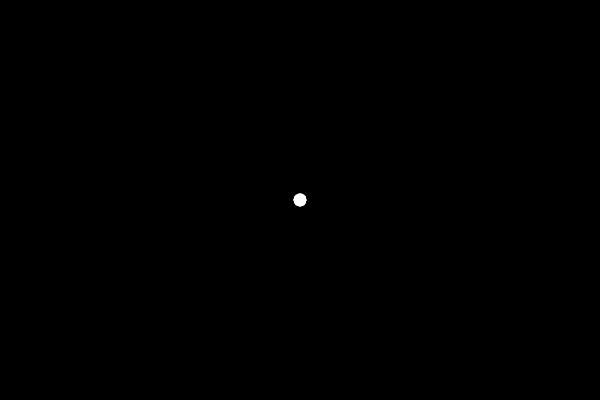
Frame 1 (no input)
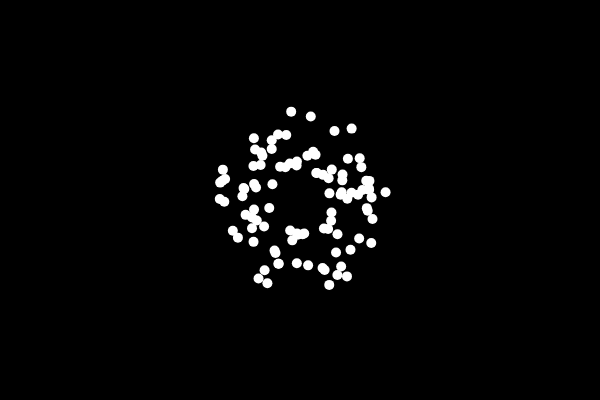
Frame 60 (no input)
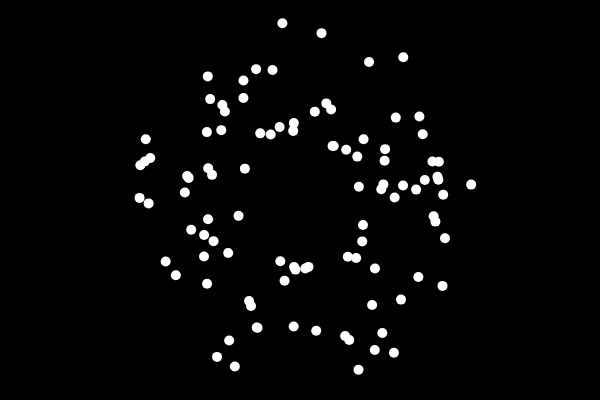
Frame 120 (the mouse pressed at the canvas centre since frame 60)

The p5.js sketch that drew these frames (run headless with seeded random() and noise() and a simulated clock; from frame 60 on, the mouse is pressed at the canvas centre):

// p5.js sketch
// ── sketch.js
const flockSize = 100;

let flock = [];

function setup() {
    createCanvas(600, 400);
    for (let i = 0; i < flockSize; i++){
        flock.push(new Bird());
    }
}

function draw() {
    background(0);

    for (let bird of flock) {
        bird.update();
        bird.show();
    }

}
// ── Bird.js
class Bird {
    constructor() {
        this.position = createVector(width / 2, height / 2);
        this.velocity = p5.Vector.random2D();
        this.velocity.setMag(random(0.5, 1.5));
        this.acceleration = createVector();
    }

    update() {
        this.position.add(this.velocity);
        this.velocity.add(this.acceleration);
    }

    show() {
        strokeWeight(10);
        stroke(255);
        point(this.position.x, this.position.y);
    }

}
